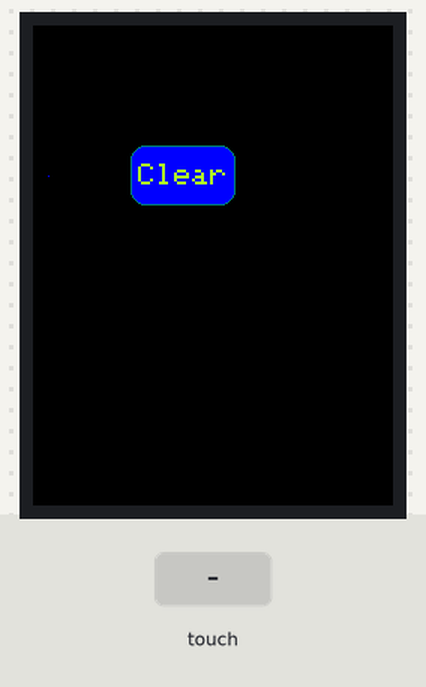
The sketch below on a simulated Arduino Uno, built with avr-gcc and run on an emulated ATmega328P. Parts: 240×320 colour display. Inputs (shaded band) come from the test bench.

Above: at 1.4 s.
1.5 s: touch panel pressed at 13 % / 30 % of its raw x / y range
3.0 s: touch panel pressed at 13 % / 70 % of its raw x / y range
Timing chart, 0 to 6.0 s (numbered marks = the images above; inputs shaded):
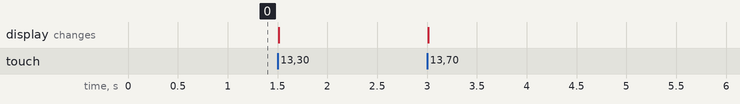

The sketch:

mypaint.ino
```cpp
// (licence header left out)
#include <Arduino.h>
#include <SPI.h>
#include <XPT2046_Touchscreen.h>
#include <Adafruit_ILI9341.h>
#define TFT_DC 2
#define TFT_CS 15
#define CS_PIN  16
#define TIRQ_PIN  5
int xmin=264;
int ymin=273;
int xMax=3775;
int yMax=3733;
int xmargin=xMax-xmin;
int ymargin=yMax-ymin;
Adafruit_ILI9341 tft = Adafruit_ILI9341(TFT_CS, TFT_DC);
XPT2046_Touchscreen ts(CS_PIN, TIRQ_PIN);
Adafruit_GFX_Button button;
void setup() {
  ts.begin();
  ts.setRotation(2);
  tft.begin();

  Serial.print("tftx ="); Serial.print(tft.width()); Serial.print(" tfty ="); Serial.println(tft.height());
  tft.fillScreen(ILI9341_BLACK);
  button.initButton(&tft, 100, 100, 70, 40, ILI9341_DARKCYAN, ILI9341_BLUE, ILI9341_GREENYELLOW, "Clear", 2);
  button.drawButton();
  tft.drawPixel(10, 100, ILI9341_BLUE);
}

static uint16_t prev_x = 0xffff, prev_y = 0xffff;

void loop() {
  uint16_t x, y;
  if (ts.touched()) {
    TS_Point p = ts.getPoint();
     x=(p.x-xmin)*240/xmargin;
     y=(p.y-ymin)*320/ymargin;
    if (prev_x == 0xffff) {
      tft.drawPixel(x, y, ILI9341_BLUE);
    } else {
      tft.drawLine(prev_x, prev_y, x, y, ILI9341_BLUE);
    }
    prev_x = x;
    prev_y = y;
  } else {
    prev_x = prev_y = 0xffff;
  }
  button.press(button.contains(x, y)); // tell the button it is pressed


  // now we can ask the buttons if their state has changed
  if (button.justReleased()) {
    tft.fillScreen(ILI9341_BLACK);
    button.drawButton(); // draw normal
  }

  if (button.justPressed()) {
    button.drawButton(true); // draw invert!
  }
  delay(20);
}
```
